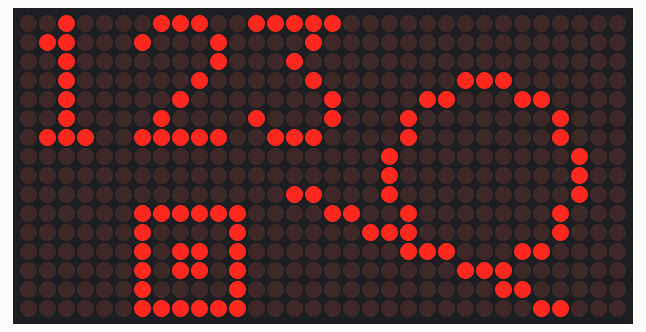
Bench run of a sketch on a simulated Arduino Due. Parts: 32×16 LED matrix.

Above: at 0.1 s.
At 4.1 s:
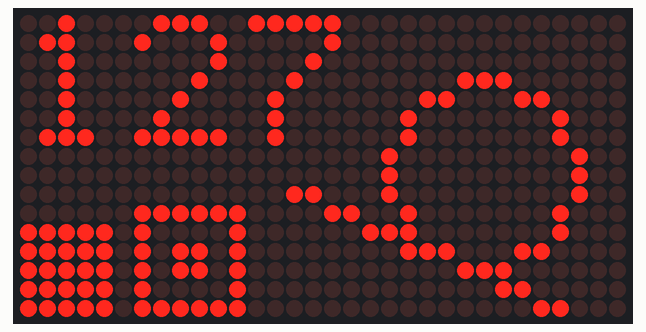
At 9.1 s:
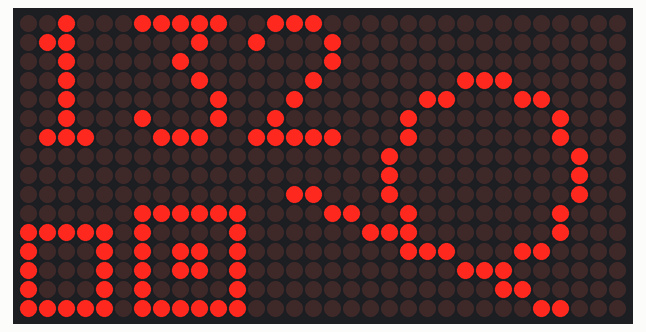
At 19.1 s:
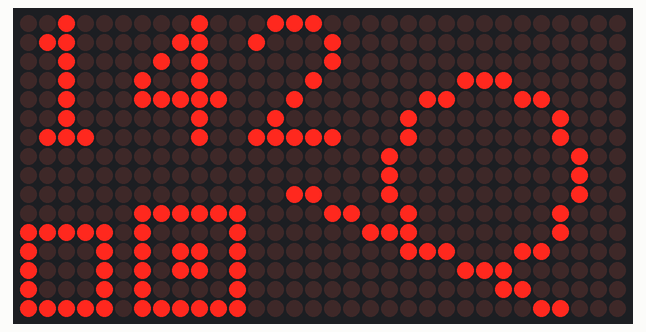
At 29.1 s:
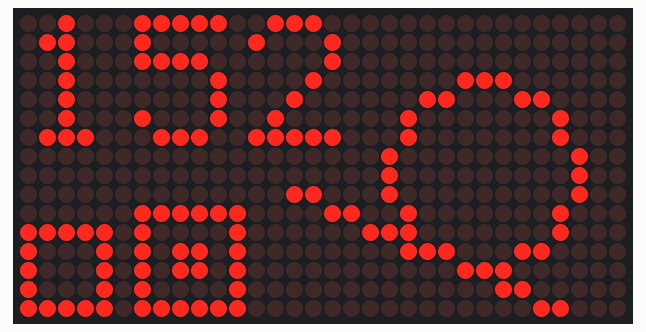
At 39.1 s:
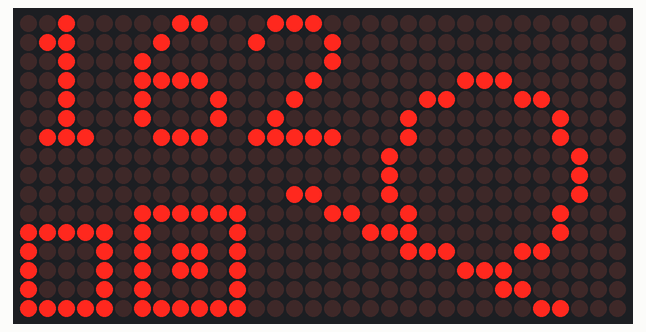

The sketch:

AllDrawingOperations.ino
```cpp
/*
  Quick demo of major drawing operations on a single DMD
 */

//#include <SPI.h>
#include "DMD2.h"
#include "SystemFont5x7.h"

//SoftDMD dmd(1,1);  // DMD controls the entire display
// Hardware SPI - by default, nOE=A0, A=D4, B=D3, SCK=D2, MOSI=A5, SCK=A3
SPIDMD dmd(1,1);  // DMD controls the entire display

// the setup routine runs once when you press reset:
void setup() {
  dmd.setBrightness(255);
  dmd.selectFont(SystemFont5x7);
  dmd.begin();

  // Circle with a line at a tangent to it
  dmd.drawCircle(24,8,5);
  dmd.drawLine(14,9,28,15);

  // Outline box containing a filled box
  dmd.drawBox(6,10,11,15);
  dmd.drawFilledBox(8,12,9,13);
}

int n = 123;

// the loop routine runs over and over again forever:
void loop() {
  dmd.drawString(0,0,String(n));
  n = n + 1;
  delay(1000);

  if(n % 2 == 0) {
    dmd.drawFilledBox(0,11,4,15, false); // Passing false here clears the box
    dmd.drawBox(0,11,4,15);
  } else {
    dmd.drawFilledBox(0,11,4,15);
  }
}
```

SystemFont5x7.h
```cpp
/*
 *
 * System5x7
 *
 *
 * File Name           : System5x7.h
 * Date                : 28 Oct 2008
 * Font size in bytes  : 470
 * Font width          : 5
 * Font height         : 7
 * Font first char     : 32
 * Font last char      : 127
 * Font used chars     : 94
 *
 * The font data are defined as
 *
 * struct _FONT_ {
 *     uint16_t   font_Size_in_Bytes_over_all_included_Size_it_self;
 *     uint8_t    font_Width_in_Pixel_for_fixed_drawing;
 *     uint8_t    font_Height_in_Pixel_for_all_characters;
 *     unit8_t    font_First_Char;
 *     uint8_t    font_Char_Count;
 *
 *     uint8_t    font_Char_Widths[font_Last_Char - font_First_Char +1];
 *                  // for each character the separate width in pixels,
 *                  // characters < 128 have an implicit virtual right empty row
 *
 *     uint8_t    font_data[];
 *                  // bit field of all characters
 */

//#include <inttypes.h>
#ifdef __AVR__
#include <avr/pgmspace.h>
#else
#define PROGMEM
#endif

#ifndef SYSTEM5x7_H
#define SYSTEM5x7_H

#define SYSTEM5x7_WIDTH 5
#define SYSTEM5x7_HEIGHT 7

/*
 * added to allow fontname to match header file name.
 * as well as keep the old name for backward compability
 */

#define SystemFont5x7 System5x7

static const uint8_t System5x7[] PROGMEM = {
    0x0, 0x0, // size of zero indicates fixed width font, actual length is width * height
    0x05, // width
    0x07, // height
    0x20, // first char
    0x60, // char count

    // Fixed width; char width table not used !!!!

    // font data
    0x00, 0x00, 0x00, 0x00, 0x00,// (space)
	0x00, 0x00, 0x5F, 0x00, 0x00,// !
	0x00, 0x07, 0x00, 0x07, 0x00,// "
	0x14, 0x7F, 0x14, 0x7F, 0x14,// #
	0x24, 0x2A, 0x7F, 0x2A, 0x12,// $
	0x23, 0x13, 0x08, 0x64, 0x62,// %
	0x36, 0x49, 0x55, 0x22, 0x50,// &
	0x00, 0x05, 0x03, 0x00, 0x00,// '
	0x00, 0x1C, 0x22, 0x41, 0x00,// (
	0x00, 0x41, 0x22, 0x1C, 0x00,// )
	0x08, 0x2A, 0x1C, 0x2A, 0x08,// *
	0x08, 0x08, 0x3E, 0x08, 0x08,// +
	0x00, 0x50, 0x30, 0x00, 0x00,// ,
	0x08, 0x08, 0x08, 0x08, 0x08,// -
	0x00, 0x60, 0x60, 0x00, 0x00,// .
	0x20, 0x10, 0x08, 0x04, 0x02,// /
	0x3E, 0x51, 0x49, 0x45, 0x3E,// 0
	0x00, 0x42, 0x7F, 0x40, 0x00,// 1
	0x42, 0x61, 0x51, 0x49, 0x46,// 2
	0x21, 0x41, 0x45, 0x4B, 0x31,// 3
	0x18, 0x14, 0x12, 0x7F, 0x10,// 4
	0x27, 0x45, 0x45, 0x45, 0x39,// 5
	0x3C, 0x4A, 0x49, 0x49, 0x30,// 6
	0x01, 0x71, 0x09, 0x05, 0x03,// 7
	0x36, 0x49, 0x49, 0x49, 0x36,// 8
	0x06, 0x49, 0x49, 0x29, 0x1E,// 9
	0x00, 0x36, 0x36, 0x00, 0x00,// :
	0x00, 0x56, 0x36, 0x00, 0x00,// ;
	0x00, 0x08, 0x14, 0x22, 0x41,// <
	0x14, 0x14, 0x14, 0x14, 0x14,// =
	0x41, 0x22, 0x14, 0x08, 0x00,// >
	0x02, 0x01, 0x51, 0x09, 0x06,// ?
	0x32, 0x49, 0x79, 0x41, 0x3E,// @
	0x7E, 0x11, 0x11, 0x11, 0x7E,// A
	0x7F, 0x49, 0x49, 0x49, 0x36,// B
	0x3E, 0x41, 0x41, 0x41, 0x22,// C
	0x7F, 0x41, 0x41, 0x22, 0x1C,// D
	0x7F, 0x49, 0x49, 0x49, 0x41,// E
	0x7F, 0x09, 0x09, 0x01, 0x01,// F
	0x3E, 0x41, 0x41, 0x51, 0x32,// G
	0x7F, 0x08, 0x08, 0x08, 0x7F,// H
	0x00, 0x41, 0x7F, 0x41, 0x00,// I
	0x20, 0x40, 0x41, 0x3F, 0x01,// J
	0x7F, 0x08, 0x14, 0x22, 0x41,// K
	0x7F, 0x40, 0x40, 0x40, 0x40,// L
	0x7F, 0x02, 0x04, 0x02, 0x7F,// M
	0x7F, 0x04, 0x08, 0x10, 0x7F,// N
	0x3E, 0x41, 0x41, 0x41, 0x3E,// O
	0x7F, 0x09, 0x09, 0x09, 0x06,// P
	0x3E, 0x41, 0x51, 0x21, 0x5E,// Q
	0x7F, 0x09, 0x19, 0x29, 0x46,// R
	0x46, 0x49, 0x49, 0x49, 0x31,// S
	0x01, 0x01, 0x7F, 0x01, 0x01,// T
	0x3F, 0x40, 0x40, 0x40, 0x3F,// U
	0x1F, 0x20, 0x40, 0x20, 0x1F,// V
	0x7F, 0x20, 0x18, 0x20, 0x7F,// W
	0x63, 0x14, 0x08, 0x14, 0x63,// X
	0x03, 0x04, 0x78, 0x04, 0x03,// Y
	0x61, 0x51, 0x49, 0x45, 0x43,// Z
	0x00, 0x00, 0x7F, 0x41, 0x41,// [
	0x02, 0x04, 0x08, 0x10, 0x20,// "\"
	0x41, 0x41, 0x7F, 0x00, 0x00,// ]
	0x04, 0x02, 0x01, 0x02, 0x04,// ^
	0x40, 0x40, 0x40, 0x40, 0x40,// _
	0x00, 0x01, 0x02, 0x04, 0x00,// `
	0x20, 0x54, 0x54, 0x54, 0x78,// a
	0x7F, 0x48, 0x44, 0x44, 0x38,// b
	0x38, 0x44, 0x44, 0x44, 0x20,// c
	0x38, 0x44, 0x44, 0x48, 0x7F,// d
	0x38, 0x54, 0x54, 0x54, 0x18,// e
	0x08, 0x7E, 0x09, 0x01, 0x02,// f
	0x08, 0x14, 0x54, 0x54, 0x3C,// g
	0x7F, 0x08, 0x04, 0x04, 0x78,// h
	0x00, 0x44, 0x7D, 0x40, 0x00,// i
	0x20, 0x40, 0x44, 0x3D, 0x00,// j
	0x00, 0x7F, 0x10, 0x28, 0x44,// k
	0x00, 0x41, 0x7F, 0x40, 0x00,// l
	0x7C, 0x04, 0x18, 0x04, 0x78,// m
	0x7C, 0x08, 0x04, 0x04, 0x78,// n
	0x38, 0x44, 0x44, 0x44, 0x38,// o
	0x7C, 0x14, 0x14, 0x14, 0x08,// p
	0x08, 0x14, 0x14, 0x18, 0x7C,// q
	0x7C, 0x08, 0x04, 0x04, 0x08,// r
	0x48, 0x54, 0x54, 0x54, 0x20,// s
	0x04, 0x3F, 0x44, 0x40, 0x20,// t
	0x3C, 0x40, 0x40, 0x20, 0x7C,// u
	0x1C, 0x20, 0x40, 0x20, 0x1C,// v
	0x3C, 0x40, 0x30, 0x40, 0x3C,// w
	0x44, 0x28, 0x10, 0x28, 0x44,// x
	0x0C, 0x50, 0x50, 0x50, 0x3C,// y
	0x44, 0x64, 0x54, 0x4C, 0x44,// z
	0x00, 0x08, 0x36, 0x41, 0x00,// {
	0x00, 0x00, 0x7F, 0x00, 0x00,// |
	0x00, 0x41, 0x36, 0x08, 0x00,// }
	0x08, 0x08, 0x2A, 0x1C, 0x08,// ->
	0x08, 0x1C, 0x2A, 0x08, 0x08 // <-

};

#endif
```

Measured:
- what the display in image 1 shows lasts 1.0 s, from 4.0 s to 5.0 s
